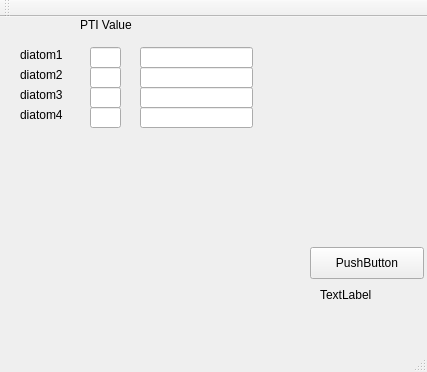
<?xml version="1.0" encoding="UTF-8"?>
<ui version="4.0">
 <class>MainWindow</class>
 <widget class="QMainWindow" name="MainWindow">
  <property name="geometry">
   <rect>
    <x>0</x>
    <y>0</y>
    <width>427</width>
    <height>372</height>
   </rect>
  </property>
  <property name="windowTitle">
   <string>MainWindow</string>
  </property>
  <widget class="QWidget" name="centralWidget">
   <widget class="QLabel" name="label">
    <property name="geometry">
     <rect>
      <x>20</x>
      <y>30</y>
      <width>62</width>
      <height>16</height>
     </rect>
    </property>
    <property name="text">
     <string>diatom1</string>
    </property>
   </widget>
   <widget class="QLabel" name="label_2">
    <property name="geometry">
     <rect>
      <x>20</x>
      <y>50</y>
      <width>62</width>
      <height>16</height>
     </rect>
    </property>
    <property name="text">
     <string>diatom2</string>
    </property>
   </widget>
   <widget class="QLabel" name="label_3">
    <property name="geometry">
     <rect>
      <x>20</x>
      <y>70</y>
      <width>62</width>
      <height>16</height>
     </rect>
    </property>
    <property name="text">
     <string>diatom3</string>
    </property>
   </widget>
   <widget class="QLabel" name="label_4">
    <property name="geometry">
     <rect>
      <x>20</x>
      <y>90</y>
      <width>62</width>
      <height>16</height>
     </rect>
    </property>
    <property name="text">
     <string>diatom4</string>
    </property>
   </widget>
   <widget class="QLineEdit" name="lineEdit">
    <property name="geometry">
     <rect>
      <x>140</x>
      <y>30</y>
      <width>113</width>
      <height>21</height>
     </rect>
    </property>
   </widget>
   <widget class="QLineEdit" name="lineEdit_2">
    <property name="geometry">
     <rect>
      <x>140</x>
      <y>50</y>
      <width>113</width>
      <height>21</height>
     </rect>
    </property>
   </widget>
   <widget class="QLineEdit" name="lineEdit_3">
    <property name="geometry">
     <rect>
      <x>140</x>
      <y>70</y>
      <width>113</width>
      <height>21</height>
     </rect>
    </property>
   </widget>
   <widget class="QLineEdit" name="lineEdit_4">
    <property name="geometry">
     <rect>
      <x>140</x>
      <y>90</y>
      <width>113</width>
      <height>21</height>
     </rect>
    </property>
   </widget>
   <widget class="QLabel" name="label_5">
    <property name="geometry">
     <rect>
      <x>80</x>
      <y>0</y>
      <width>62</width>
      <height>16</height>
     </rect>
    </property>
    <property name="text">
     <string>PTI Value</string>
    </property>
   </widget>
   <widget class="QWidget" name="ptiWidget" native="true">
    <property name="geometry">
     <rect>
      <x>80</x>
      <y>20</y>
      <width>51</width>
      <height>261</height>
     </rect>
    </property>
    <widget class="QLineEdit" name="pti">
     <property name="geometry">
      <rect>
       <x>10</x>
       <y>10</y>
       <width>31</width>
       <height>21</height>
      </rect>
     </property>
    </widget>
    <widget class="QLineEdit" name="pti_2">
     <property name="geometry">
      <rect>
       <x>10</x>
       <y>30</y>
       <width>31</width>
       <height>21</height>
      </rect>
     </property>
    </widget>
    <widget class="QLineEdit" name="pti_3">
     <property name="geometry">
      <rect>
       <x>10</x>
       <y>50</y>
       <width>31</width>
       <height>21</height>
      </rect>
     </property>
    </widget>
    <widget class="QLineEdit" name="pti_4">
     <property name="geometry">
      <rect>
       <x>10</x>
       <y>70</y>
       <width>31</width>
       <height>21</height>
      </rect>
     </property>
    </widget>
   </widget>
   <widget class="QPushButton" name="pushButton">
    <property name="geometry">
     <rect>
      <x>310</x>
      <y>230</y>
      <width>114</width>
      <height>32</height>
     </rect>
    </property>
    <property name="text">
     <string>PushButton</string>
    </property>
   </widget>
   <widget class="QLabel" name="ptiOutput">
    <property name="geometry">
     <rect>
      <x>320</x>
      <y>270</y>
      <width>62</width>
      <height>16</height>
     </rect>
    </property>
    <property name="text">
     <string>TextLabel</string>
    </property>
   </widget>
  </widget>
  <widget class="QMenuBar" name="menuBar">
   <property name="geometry">
    <rect>
     <x>0</x>
     <y>0</y>
     <width>427</width>
     <height>22</height>
    </rect>
   </property>
  </widget>
  <widget class="QToolBar" name="mainToolBar">
   <attribute name="toolBarArea">
    <enum>TopToolBarArea</enum>
   </attribute>
   <attribute name="toolBarBreak">
    <bool>false</bool>
   </attribute>
  </widget>
  <widget class="QStatusBar" name="statusBar"/>
 </widget>
 <layoutdefault spacing="6" margin="11"/>
 <resources/>
 <connections/>
</ui>
